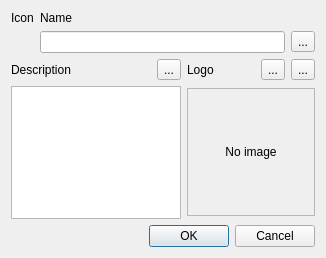
<?xml version="1.0" encoding="UTF-8"?>
<ui version="4.0">
 <class>FManufacturerEdit</class>
 <widget class="QDialog" name="FManufacturerEdit">
  <property name="geometry">
   <rect>
    <x>0</x>
    <y>0</y>
    <width>326</width>
    <height>258</height>
   </rect>
  </property>
  <property name="windowTitle">
   <string>Manufacturer edit</string>
  </property>
  <property name="windowIcon">
   <iconset resource="../../../res/hacc.qrc">
    <normaloff>:/items/manufacturer.png</normaloff>:/items/manufacturer.png</iconset>
  </property>
  <layout class="QVBoxLayout" name="verticalLayout">
   <item>
    <layout class="QGridLayout" name="gridLayout">
     <item row="0" column="0">
      <widget class="QLabel" name="label3">
       <property name="text">
        <string>Icon</string>
       </property>
      </widget>
     </item>
     <item row="0" column="1">
      <widget class="QLabel" name="label">
       <property name="sizePolicy">
        <sizepolicy hsizetype="Preferred" vsizetype="Preferred">
         <horstretch>0</horstretch>
         <verstretch>0</verstretch>
        </sizepolicy>
       </property>
       <property name="text">
        <string>Name</string>
       </property>
       <property name="buddy">
        <cstring>leName</cstring>
       </property>
      </widget>
     </item>
     <item row="1" column="0">
      <widget class="ui::icons::WIconSelect" name="pwIcons" native="true">
       <property name="sizePolicy">
        <sizepolicy hsizetype="Fixed" vsizetype="Fixed">
         <horstretch>0</horstretch>
         <verstretch>0</verstretch>
        </sizepolicy>
       </property>
       <property name="focusPolicy">
        <enum>Qt::StrongFocus</enum>
       </property>
      </widget>
     </item>
     <item row="1" column="1">
      <layout class="QHBoxLayout" name="horizontalLayout">
       <item>
        <widget class="QLineEdit" name="leName"/>
       </item>
       <item>
        <widget class="QToolButton" name="tbClearName">
         <property name="toolTip">
          <string>Clear name</string>
         </property>
         <property name="text">
          <string>...</string>
         </property>
         <property name="icon">
          <iconset resource="../../../res/hacc.qrc">
           <normaloff>:/main/icons/edit-clear-locationbar-rtl.png</normaloff>:/main/icons/edit-clear-locationbar-rtl.png</iconset>
         </property>
        </widget>
       </item>
      </layout>
     </item>
    </layout>
   </item>
   <item>
    <layout class="QGridLayout" name="gridLayout_2">
     <property name="sizeConstraint">
      <enum>QLayout::SetDefaultConstraint</enum>
     </property>
     <item row="0" column="0">
      <widget class="QLabel" name="label_2">
       <property name="sizePolicy">
        <sizepolicy hsizetype="Expanding" vsizetype="Preferred">
         <horstretch>0</horstretch>
         <verstretch>0</verstretch>
        </sizepolicy>
       </property>
       <property name="text">
        <string>Description</string>
       </property>
       <property name="buddy">
        <cstring>teDescription</cstring>
       </property>
      </widget>
     </item>
     <item row="0" column="1">
      <widget class="QToolButton" name="tbClearDescription">
       <property name="toolTip">
        <string>Clear description</string>
       </property>
       <property name="text">
        <string>...</string>
       </property>
       <property name="icon">
        <iconset resource="../../../res/hacc.qrc">
         <normaloff>:/main/icons/edit-clear-locationbar-rtl.png</normaloff>:/main/icons/edit-clear-locationbar-rtl.png</iconset>
       </property>
      </widget>
     </item>
     <item row="0" column="2">
      <widget class="QLabel" name="label_4">
       <property name="text">
        <string>Logo</string>
       </property>
       <property name="buddy">
        <cstring>tbLoadLogo</cstring>
       </property>
      </widget>
     </item>
     <item row="0" column="3">
      <widget class="QToolButton" name="tbClearLogo">
       <property name="toolTip">
        <string>Clear logo</string>
       </property>
       <property name="text">
        <string>...</string>
       </property>
       <property name="icon">
        <iconset resource="../../../res/hacc.qrc">
         <normaloff>:/main/icons/edit-clear-locationbar-rtl.png</normaloff>:/main/icons/edit-clear-locationbar-rtl.png</iconset>
       </property>
      </widget>
     </item>
     <item row="0" column="4">
      <widget class="QToolButton" name="tbLoadLogo">
       <property name="toolTip">
        <string>Open logo</string>
       </property>
       <property name="text">
        <string>...</string>
       </property>
       <property name="icon">
        <iconset resource="../../../res/hacc.qrc">
         <normaloff>:/main/icons/document-open-data.png</normaloff>:/main/icons/document-open-data.png</iconset>
       </property>
      </widget>
     </item>
     <item row="1" column="0" colspan="2">
      <widget class="QPlainTextEdit" name="teDescription">
       <property name="verticalScrollBarPolicy">
        <enum>Qt::ScrollBarAsNeeded</enum>
       </property>
       <property name="horizontalScrollBarPolicy">
        <enum>Qt::ScrollBarAlwaysOff</enum>
       </property>
      </widget>
     </item>
     <item row="1" column="2" colspan="3">
      <widget class="ui::images::WImage" name="lLogo">
       <property name="sizePolicy">
        <sizepolicy hsizetype="Fixed" vsizetype="Fixed">
         <horstretch>0</horstretch>
         <verstretch>0</verstretch>
        </sizepolicy>
       </property>
       <property name="minimumSize">
        <size>
         <width>128</width>
         <height>128</height>
        </size>
       </property>
       <property name="maximumSize">
        <size>
         <width>128</width>
         <height>128</height>
        </size>
       </property>
       <property name="frameShape">
        <enum>QFrame::StyledPanel</enum>
       </property>
       <property name="text">
        <string>No image</string>
       </property>
       <property name="textFormat">
        <enum>Qt::PlainText</enum>
       </property>
       <property name="alignment">
        <set>Qt::AlignCenter</set>
       </property>
      </widget>
     </item>
    </layout>
   </item>
   <item>
    <widget class="QDialogButtonBox" name="buttonBox">
     <property name="orientation">
      <enum>Qt::Horizontal</enum>
     </property>
     <property name="standardButtons">
      <set>QDialogButtonBox::Cancel|QDialogButtonBox::Ok</set>
     </property>
    </widget>
   </item>
  </layout>
 </widget>
 <customwidgets>
  <customwidget>
   <class>ui::icons::WIconSelect</class>
   <extends>QWidget</extends>
   <header>wiconselect.h</header>
   <container>1</container>
  </customwidget>
  <customwidget>
   <class>ui::images::WImage</class>
   <extends>QLabel</extends>
   <header>wimage.h</header>
  </customwidget>
 </customwidgets>
 <tabstops>
  <tabstop>leName</tabstop>
  <tabstop>pwIcons</tabstop>
  <tabstop>teDescription</tabstop>
  <tabstop>tbLoadLogo</tabstop>
  <tabstop>buttonBox</tabstop>
  <tabstop>tbClearName</tabstop>
  <tabstop>tbClearDescription</tabstop>
  <tabstop>tbClearLogo</tabstop>
 </tabstops>
 <resources>
  <include location="../../../res/hacc.qrc"/>
 </resources>
 <connections>
  <connection>
   <sender>tbClearName</sender>
   <signal>clicked()</signal>
   <receiver>leName</receiver>
   <slot>clear()</slot>
   <hints>
    <hint type="sourcelabel">
     <x>302</x>
     <y>52</y>
    </hint>
    <hint type="destinationlabel">
     <x>196</x>
     <y>50</y>
    </hint>
   </hints>
  </connection>
  <connection>
   <sender>tbClearDescription</sender>
   <signal>clicked()</signal>
   <receiver>teDescription</receiver>
   <slot>clear()</slot>
   <hints>
    <hint type="sourcelabel">
     <x>169</x>
     <y>85</y>
    </hint>
    <hint type="destinationlabel">
     <x>169</x>
     <y>217</y>
    </hint>
   </hints>
  </connection>
  <connection>
   <sender>buttonBox</sender>
   <signal>accepted()</signal>
   <receiver>FManufacturerEdit</receiver>
   <slot>accept()</slot>
   <hints>
    <hint type="sourcelabel">
     <x>190</x>
     <y>235</y>
    </hint>
    <hint type="destinationlabel">
     <x>3</x>
     <y>232</y>
    </hint>
   </hints>
  </connection>
  <connection>
   <sender>buttonBox</sender>
   <signal>rejected()</signal>
   <receiver>FManufacturerEdit</receiver>
   <slot>reject()</slot>
   <hints>
    <hint type="sourcelabel">
     <x>272</x>
     <y>242</y>
    </hint>
    <hint type="destinationlabel">
     <x>1</x>
     <y>212</y>
    </hint>
   </hints>
  </connection>
 </connections>
</ui>
